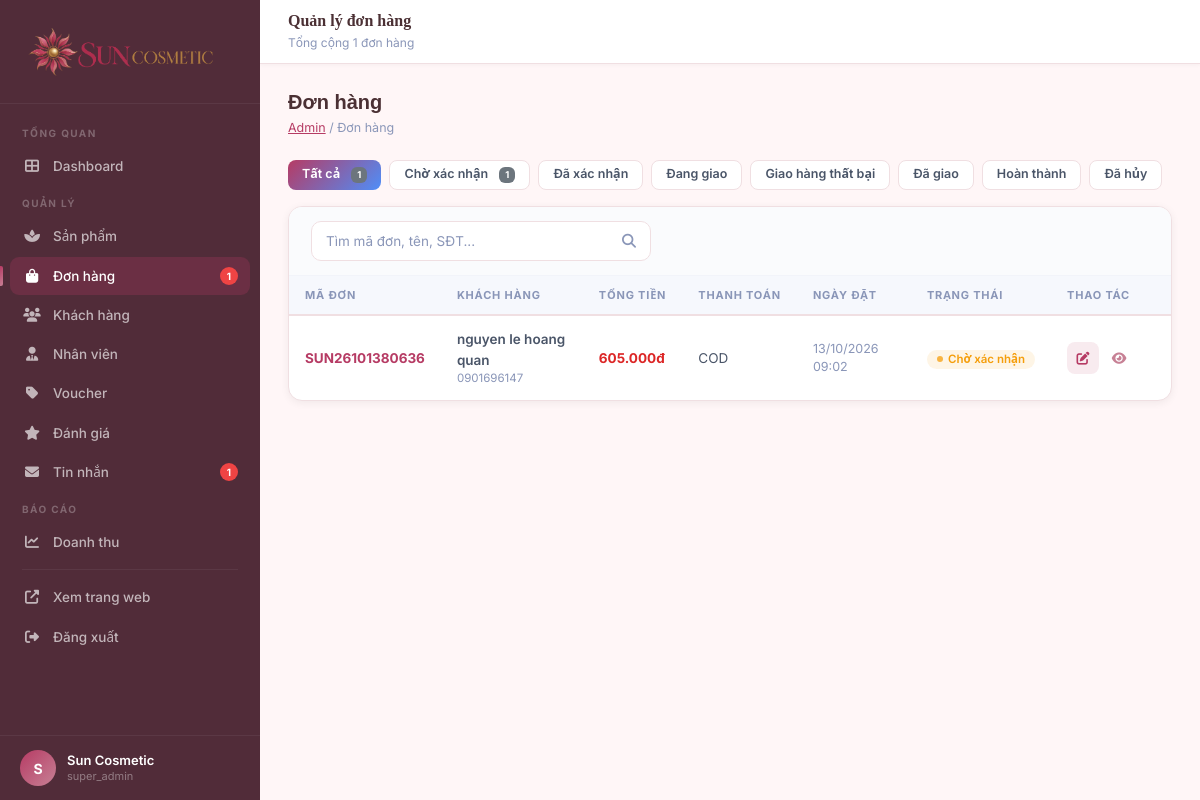
The page /admin/orders/detail/7 (signed in) on the database its author committed.
### tables this page shows
CREATE TABLE `don_hang` (
  `id` int(11) NOT NULL AUTO_INCREMENT,
  `ma_don_hang` varchar(50) NOT NULL,
  `id_nguoi_dung` int(11) DEFAULT NULL,
  `ten_giao_hang` varchar(100) NOT NULL,
  `sdt_giao_hang` varchar(20) NOT NULL,
  `thu_dien_tu_giao_hang` varchar(100) DEFAULT NULL,
  `dia_chi_giao_hang` text NOT NULL,
  `ghi_chu` text DEFAULT NULL,
  `tam_tinh` decimal(15,2) NOT NULL,
  `so_tien_giam` decimal(15,2) DEFAULT 0.00,
  `phi_van_chuyen` decimal(15,2) DEFAULT 0.00,
  `tong_tien` decimal(15,2) NOT NULL,
  `id_phieu_giam` int(11) DEFAULT NULL,
  `ma_phieu_giam` varchar(50) DEFAULT NULL,
  `phuong_thuc_thanh_toan` enum('cod','vnpay') NOT NULL DEFAULT 'cod',
  `trang_thai_thanh_toan` enum('pending','paid','failed','refunded') DEFAULT 'pending',
  `trang_thai` enum('pending','confirmed','shipping','delivered','completed','cancelled') DEFAULT 'pending',
  `ly_do_huy` text DEFAULT NULL,
  `ngay_tao` timestamp NOT NULL DEFAULT current_timestamp(),
  `ngay_cap_nhat` timestamp NOT NULL DEFAULT current_timestamp() ON UPDATE current_timestamp(),
  PRIMARY KEY (`id`),
  UNIQUE KEY `ma_don_hang` (`ma_don_hang`),
  KEY `idx_nguoi_dung` (`id_nguoi_dung`),
  KEY `idx_trang_thai` (`trang_thai`),
  KEY `idx_ma_don` (`ma_don_hang`),
  CONSTRAINT `don_hang_ibfk_1` FOREIGN KEY (`id_nguoi_dung`) REFERENCES `nguoi_dung` (`id`) ON DELETE SET NULL
);

### controllers/DieuKhienQuanTri.php (called while the page is built, shortened)
<?php
class DieuKhienQuanTri {
    public function orders($param = null) {
        require_once ROOT_PATH . '/models/DonHang.php';
        $donHangModel = new DonHang();
        $search      = trim($_GET['search'] ?? '');
        $statusFilter = trim($_GET['status'] ?? '');
        $page        = max(1, (int)($_GET['page'] ?? 1));
        $perPage     = 20;
        $allOrders    = $donHangModel->adminGetAll($search, $statusFilter);
        $total        = count($allOrders);
        $orders       = array_slice($allOrders, ($page - 1) * $perPage, $perPage);
        $statusCounts = [];
        foreach ($allOrders as $o) {
            $s = $o['trang_thai'];
            $statusCounts[$s] = ($statusCounts[$s] ?? 0) + 1;
        }
        require_once ROOT_PATH . '/views/quan_tri/don_hang.php';
    }
}

### config/co_so_du_lieu.php (called while the page is built, shortened)
<?php
class Database
{
    private static $instance = null;
    private $pdo;
    private function __construct()
    {
        $dsn = "mysql:host=" . DB_HOST . ";dbname=" . DB_NAME . ";charset=" . DB_CHARSET;
        $options = [
            PDO::ATTR_ERRMODE => PDO::ERRMODE_EXCEPTION,
            PDO::ATTR_DEFAULT_FETCH_MODE => PDO::FETCH_ASSOC,
            PDO::ATTR_EMULATE_PREPARES => false,
        ];
        try {
            $this->pdo = new PDO($dsn, DB_USER, DB_PASS, $options);
        } catch (PDOException $e) {
            if (DEBUG) {
                die("Database connection failed: " . $e->getMessage());
            } else {
                die("Database connection failed.");
            }
        }
    }
    public static function getInstance()
    {
        if (self::$instance === null) {
            self::$instance = new self();
        }
        return self::$instance;
    }
    public function query($sql, $params = [])
    {
        $stmt = $this->pdo->prepare($sql);
        $stmt->execute($params);
        return $stmt;
    }
    public function fetchAll($sql, $params = [])
    {
        return $this->query($sql, $params)->fetchAll();
    }
}
function db()
{
    return Database::getInstance();
}

### models/DonHang.php (called while the page is built, shortened)
<?php
class DonHang {
    private $db;
    public function __construct() {
        $this->db = db();
    }
    public function adminGetAll($search = '', $status = '', $date = '') {
        $sql = "SELECT o.*, u.ho_ten AS ten_khach
                FROM don_hang o
                LEFT JOIN nguoi_dung u ON o.id_nguoi_dung = u.id
                WHERE 1=1";
        $params = [];
        $sql .= " ORDER BY o.ngay_tao DESC";
        return $this->db->fetchAll($sql, $params);
    }
}

### thu_vien/ham.php (called while the page is built, shortened)
<?php
function formatPrice($amount) {
    return number_format($amount, 0, ',', '.') . 'đ';
}

### views/quan_tri/don_hang.php (the view, shortened to what this page needs)
<?php
$statusLabels = [
    'pending'         => 'Chờ xác nhận',
    'confirmed'       => 'Đã xác nhận',
    'shipping'        => 'Đang giao',
    'delivery_failed' => 'Giao hàng thất bại',
    'delivered'       => 'Đã giao',
    'completed'       => 'Hoàn thành',
    'cancelled'       => 'Đã hủy',
];
$statusColors = [
    'pending'         => '#f59e0b',
    'confirmed'       => '#3b82f6',
    'shipping'        => '#8b5cf6',
    'delivery_failed' => '#ef4444',
    'delivered'       => '#06b6d4',
    'completed'       => '#10b981',
    'cancelled'       => '#ef4444',
];
?>
<!DOCTYPE html>
<html lang="vi">
<head>
    <link href="https://cdn.jsdelivr.net/npm/bootstrap@5.3.0/dist/css/bootstrap.min.css" rel="stylesheet">
    <link href="https://cdnjs.cloudflare.com/ajax/libs/font-awesome/6.4.0/css/all.min.css" rel="stylesheet">
    <link rel="stylesheet" href="<?= ASSETS_URL ?>/css/admin.css">
<link rel="stylesheet" href="<?= ASSETS_URL ?>/css/sun-cosmetic.css?v=<?= filemtime(ROOT_PATH.'/assets/css/sun-cosmetic.css') ?>"></head>
<body>
<div class="admin-wrapper">
<?php include __DIR__ . '/_thanh_ben.php'; ?>
<div class="admin-main">
    <header class="admin-topbar">
        <div class="admin-topbar-title">
            <h5>Quản lý đơn hàng</h5>
            <small>Tổng cộng <?= number_format($total ?? 0) ?> đơn hàng</small>
        </div>
    </header>
    <div class="admin-content">
        <div class="admin-page-header">
            <div>
                <h4 class="admin-page-title">Đơn hàng</h4>
                <div class="admin-page-breadcrumb"><a href="<?= SITE_URL ?>/admin">Admin</a> / Đơn hàng</div>
            </div>
        </div>
        <div class="d-flex gap-2 flex-wrap mb-3">
            <?php
            $allCount = array_sum($statusCounts ?? []);
            $curStatus = $_GET['status'] ?? '';
            ?>
            <a href="<?= SITE_URL ?>/admin/orders<?= $search ? '?search='.urlencode($search) : '' ?>"
               class="btn-admin btn-admin-sm <?= !$curStatus ? 'btn-admin-primary' : 'btn-admin-outline' ?>">
                Tất cả <span class="badge bg-secondary ms-1"><?= $allCount ?></span>
            </a>
            <?php foreach ($statusLabels as $s => $lbl): ?>
            <a href="<?= SITE_URL ?>/admin/orders?status=<?= $s ?><?= $search ? '&search='.urlencode($search) : '' ?>"
               class="btn-admin btn-admin-sm <?= $curStatus === $s ? 'btn-admin-primary' : 'btn-admin-outline' ?>">
                <?= $lbl ?>
                <?php if (!empty($statusCounts[$s])): ?>
                <span class="badge bg-secondary ms-1"><?= $statusCounts[$s] ?></span>
                <?php endif; ?>
            </a>
            <?php endforeach; ?>
        </div>
        <div class="admin-card">
            <div class="admin-toolbar">
                <form method="GET" class="d-flex gap-2 flex-wrap" style="flex:1;">
                    <div class="admin-search-wrap">
                        <input type="text" name="search" placeholder="Tìm mã đơn, tên, SĐT..."
                               value="<?= htmlspecialchars($search ?? '') ?>">
                        <button type="submit"><i class="fas fa-search"></i></button>
                    </div>
                </form>
            </div>
            <div class="admin-table-wrap">
                <table class="admin-table">
                    <thead><tr>
                        <th>Mã đơn</th>
                        <th>Khách hàng</th>
                        <th>Tổng tiền</th>
                        <th>Thanh toán</th>
                        <th>Ngày đặt</th>
                        <th>Trạng thái</th>
                        <th style="width:120px;">Thao tác</th>
                    </tr></thead>
                    <tbody>
                    <?php if (!empty($orders)): foreach ($orders as $o): ?>
                    <tr>
                        <td><strong style="color:#b63b64;"><?= htmlspecialchars($o['ma_don_hang']) ?></strong></td>
                        <td>
                            <div style="font-weight:600;"><?= htmlspecialchars($o['ten_giao_hang']) ?></div>
                            <div style="font-size:11.5px;color:#8a96b8;"><?= htmlspecialchars($o['sdt_giao_hang']) ?></div>
                        </td>
                        <td style="font-weight:700;color:#dc2626;"><?= formatPrice($o['tong_tien']) ?></td>
                        <td>
                            <?php $pm = ['cod'=>'COD','vnpay'=>'VNPay'];
                                  echo htmlspecialchars($pm[$o['phuong_thuc_thanh_toan']] ?? $o['phuong_thuc_thanh_toan']); ?>
                        </td>
                        <td style="font-size:12.5px;color:#8a96b8;"><?= date('d/m/Y H:i', strtotime($o['ngay_tao'])) ?></td>
                        <td>
                            <?php $st = $o['trang_thai'] ?: 'pending'; ?>
                            <span class="badge-status" style="background:<?= $statusColors[$st] ?>1a;color:<?= $statusColors[$st] ?>;border-color:<?= $statusColors[$st] ?>40;">
                                <?= $statusLabels[$st] ?? $st ?>
                            </span>
                        </td>
                        <td>
                            <div class="d-flex gap-1">
                                <button class="admin-action-btn edit" title="Cập nhật trạng thái"
                                        onclick="openStatusModal(<?= htmlspecialchars(json_encode($o), ENT_QUOTES) ?>)">
                                    <i class="fas fa-edit"></i>
                                </button>
                                <a href="<?= SITE_URL ?>/admin/orderDetail/<?= $o['id'] ?>"
                                   class="admin-action-btn" title="Xem chi tiết" style="color:#c78195;">
                                    <i class="fas fa-eye"></i>
                                </a>
                            </div>
                        </td>
                    </tr>
                    <?php endforeach; endif; ?>
                    </tbody>
                </table>
            </div>
        </div>
    </div>
</div>
</div>
</body>
</html>

### assets/css/sun-cosmetic.css (style rules this page uses)
:root { --color-bg:#fffcf9;--color-surface:#fff;--color-surface-2:#fff5f6;--color-border:#f0dfe2;--color-primary:#b63b64;--color-primary-h:#963051;--color-primary-bg:#fcecf1;--color-accent:#c78195;--color-text:#4b3034;--color-text-2:#796166;--color-text-3:#947f84;--color-red:#be3f57;--grad-primary:linear-gradient(135deg,#b63b64,#d26887);--adm-primary:#b63b64;--adm-primary-lt:#fcecf1;--adm-content-bg:#fff6f7;--adm-sidebar-bg:#512c39;--adm-border:#f0dfe2;--adm-text:#4b3034;--adm-purple:#be5b7b;--shadow-sm:0 3px 16px #5f243408 }
body { font-family:'Be Vietnam Pro','Inter',sans-serif;font-size:14px;color:var(--color-text);background:var(--color-bg) }
h1,h2,h3,h4,h5,h6 { font-family:'Lora',Georgia,serif;font-weight:500 }
a,button,input,select,textarea { transition:color .2s,background .2s,border .2s,box-shadow .2s }
.admin-page-title { font-family:'Be Vietnam Pro',sans-serif }

### rows shown on the page
don_hang: lbl "Chờ xác nhận", trang_thai "1", ma_don_hang "SUN26101380636", ten_giao_hang "nguyen le hoang quan", sdt_giao_hang "0901696147", tong_tien "605.000đ", phuong_thuc_thanh_toan "COD", ngay_tao "13/10/2026 09:02", trang_thai "Chờ xác nhận"

### other values the page prints
$pendingOrders "1"
$newContactCount "1"
mb_strtoupper(mb_substr($admin['ho_ten'], 0, 1, 'UTF-8'), 'UTF-8') "S"
$admin['ho_ten'] "Sun Cosmetic"
$admin['vai_tro'] "super_admin"
$total "1"
$allCount "1"
$lbl "Đã xác nhận"
$lbl "Đang giao"
$lbl "Giao hàng thất bại"
$lbl "Đã giao"
$lbl "Hoàn thành"
$lbl "Đã hủy"
